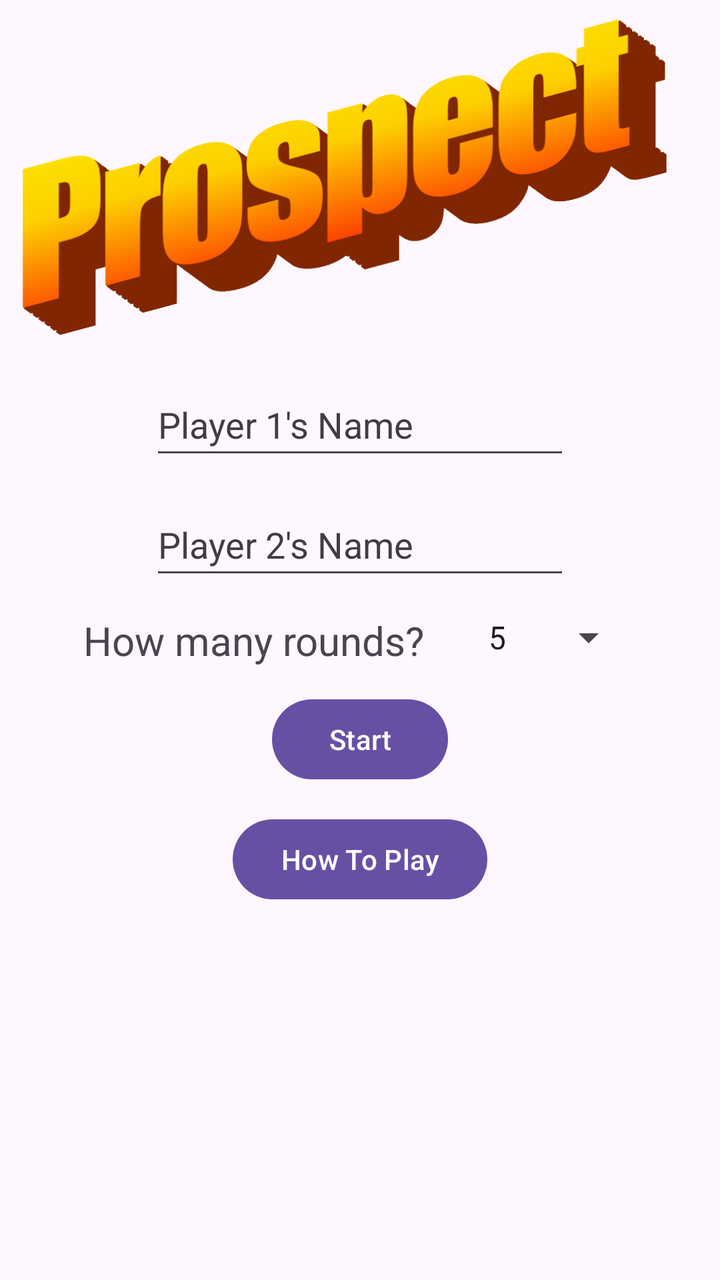
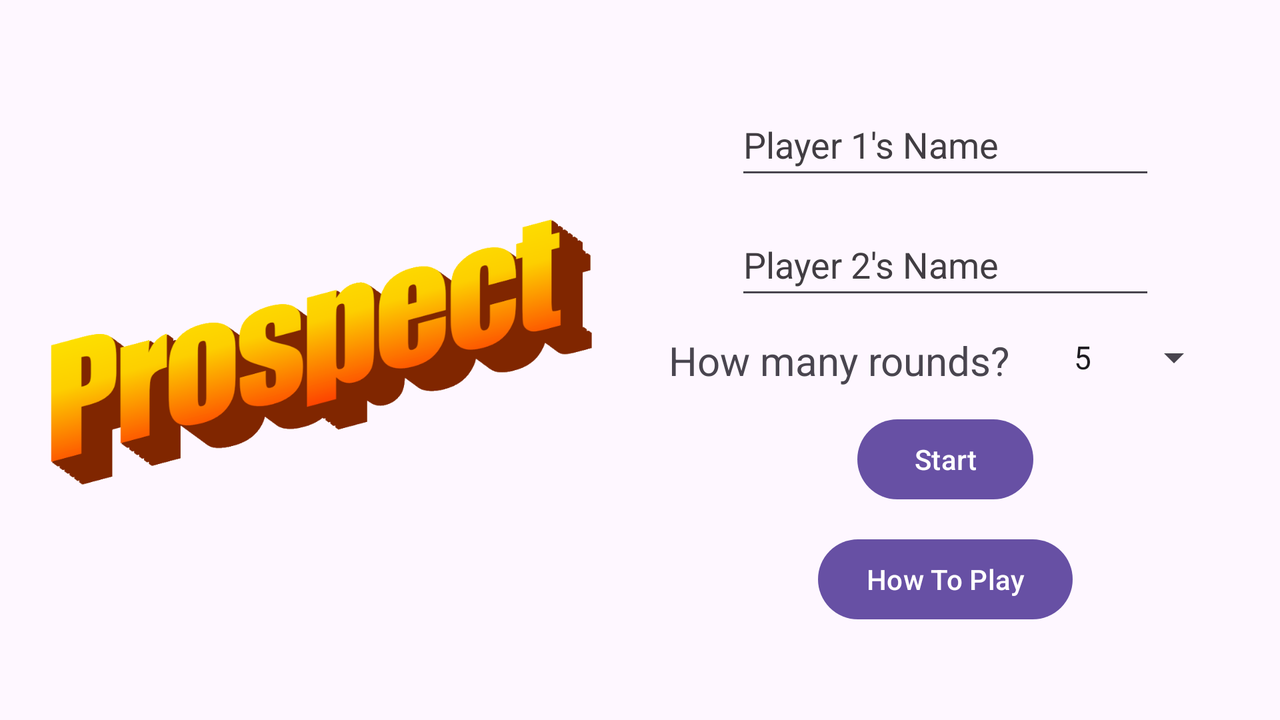

The same Android screen from two of the app's own layout files: first res/layout/ as a phone draws it, then the repository's variant for another configuration, drawn on a device whose configuration selects that folder. Both files follow.
<!-- AndroidManifest.xml: application theme Theme.Team5Risk -->
<!-- res/layout/activity_welcome.xml -->
<?xml version="1.0" encoding="utf-8"?>
<androidx.constraintlayout.widget.ConstraintLayout xmlns:android="http://schemas.android.com/apk/res/android"
    xmlns:app="http://schemas.android.com/apk/res-auto"
    xmlns:tools="http://schemas.android.com/tools"
    android:layout_width="match_parent"
    android:layout_height="match_parent"
    tools:context=".WelcomeActivity">

    <androidx.constraintlayout.widget.ConstraintLayout
        android:id="@+id/constraintLayout2"
        android:layout_width="wrap_content"
        android:layout_height="wrap_content"
        app:layout_constraintBottom_toBottomOf="parent"
        app:layout_constraintEnd_toEndOf="parent"
        app:layout_constraintStart_toStartOf="parent"
        app:layout_constraintTop_toTopOf="parent">

        <EditText
            android:id="@+id/player1Name"
            android:layout_width="wrap_content"
            android:layout_height="48dp"
            android:ems="10"
            android:hint="@string/name1hint"
            android:importantForAutofill="no"
            android:inputType="text"
            android:textColorHint="#413D42"
            app:layout_constraintEnd_toEndOf="parent"
            app:layout_constraintStart_toStartOf="parent"
            app:layout_constraintTop_toTopOf="parent" />

        <EditText
            android:id="@+id/player2Name"
            android:layout_width="wrap_content"
            android:layout_height="48dp"
            android:layout_marginTop="12dp"
            android:ems="10"
            android:hint="@string/name2hint"
            android:importantForAutofill="no"
            android:inputType="text"
            android:textColorHint="#413D42"
            app:layout_constraintEnd_toEndOf="@+id/player1Name"
            app:layout_constraintStart_toStartOf="@+id/player1Name"
            app:layout_constraintTop_toBottomOf="@+id/player1Name" />

        <TextView
            android:id="@+id/howManyRounds"
            android:layout_width="wrap_content"
            android:layout_height="wrap_content"
            android:layout_marginTop="12dp"
            android:text="@string/roundAmountPrompt"
            android:textSize="20sp"
            app:layout_constraintEnd_toEndOf="@+id/player2Name"
            app:layout_constraintHorizontal_bias="0.0"
            app:layout_constraintStart_toStartOf="parent"
            app:layout_constraintTop_toBottomOf="@+id/player2Name" />

        <Button
            android:id="@+id/startGameButton"
            android:layout_width="wrap_content"
            android:layout_height="wrap_content"
            android:layout_marginTop="12dp"
            android:onClick="onStartCaptureSelectActivity"
            android:text="@string/startGameButtonText"
            app:layout_constraintEnd_toEndOf="@+id/player2Name"
            app:layout_constraintStart_toStartOf="@+id/player2Name"
            app:layout_constraintTop_toBottomOf="@+id/howManyRounds" />

        <Spinner
            android:id="@+id/roundSelector"
            android:layout_width="wrap_content"
            android:layout_height="48dp"
            android:layout_marginStart="24dp"
            android:entries="@array/roundSelectorOptions"
            app:layout_constraintEnd_toEndOf="parent"
            app:layout_constraintHorizontal_bias="1.0"
            app:layout_constraintStart_toEndOf="@+id/howManyRounds"
            app:layout_constraintTop_toBottomOf="@+id/player2Name" />

        <Button
            android:layout_width="wrap_content"
            android:layout_height="wrap_content"
            android:layout_marginTop="12dp"
            android:onClick="onGameHelp"
            android:text="@string/howToPlay"
            app:layout_constraintEnd_toEndOf="@+id/startGameButton"
            app:layout_constraintStart_toStartOf="@+id/startGameButton"
            app:layout_constraintTop_toBottomOf="@+id/startGameButton" />


    </androidx.constraintlayout.widget.ConstraintLayout>

    <ImageView
        android:layout_width="wrap_content"
        android:layout_height="0dp"
        android:contentDescription="@string/titleContentDesc"
        app:layout_constraintBottom_toTopOf="@+id/constraintLayout2"
        app:layout_constraintEnd_toEndOf="parent"
        app:layout_constraintStart_toStartOf="parent"
        app:layout_constraintTop_toTopOf="parent"
        app:srcCompat="@drawable/prospect" />

</androidx.constraintlayout.widget.ConstraintLayout>
<!-- resources referenced by this layout -->
<resources>
  <string-array name="roundSelectorOptions">
          <item>5</item>
          <item>10</item>
          <item>15</item>
          <item>20</item>
          <item>25</item>
          <item>30</item>
          <item>35</item>
          <item>40</item>
          <item>45</item>
          <item>50</item>
      </string-array>
  <!-- drawable prospect: png bitmap (drawable, 92126 bytes) -->
  <string name="howToPlay">How To Play</string>
  <string name="name1hint">Player 1\'s Name</string>
  <string name="name2hint">Player 2\'s Name</string>
  <string name="roundAmountPrompt">How many rounds?</string>
  <string name="startGameButtonText">Start</string>
  <string name="titleContentDesc">The Game\'s Title, Prospect</string>
  <style name="Theme.Team5Risk" parent="Base.Theme.Team5Risk" />
  <style name="Base.Theme.Team5Risk" parent="Theme.Material3.DayNight.NoActionBar">
          
          
      </style>
</resources>
<!-- res/layout-land/activity_welcome.xml (the repository's variant of the layout above) -->
<!-- drawn on the phone turned sideways -->
<?xml version="1.0" encoding="utf-8"?>
<androidx.constraintlayout.widget.ConstraintLayout xmlns:android="http://schemas.android.com/apk/res/android"
    xmlns:app="http://schemas.android.com/apk/res-auto"
    xmlns:tools="http://schemas.android.com/tools"
    android:layout_width="match_parent"
    android:layout_height="match_parent"
    tools:context=".WelcomeActivity">

    <androidx.constraintlayout.widget.ConstraintLayout
        android:id="@+id/constraintLayout2"
        android:layout_width="wrap_content"
        android:layout_height="wrap_content"
        app:layout_constraintBottom_toBottomOf="parent"
        app:layout_constraintEnd_toEndOf="parent"
        app:layout_constraintHorizontal_bias="0.92"
        app:layout_constraintStart_toStartOf="parent"
        app:layout_constraintTop_toTopOf="parent">

        <EditText
            android:id="@+id/player1Name"
            android:layout_width="wrap_content"
            android:layout_height="48dp"
            android:ems="10"
            android:hint="@string/name1hint"
            android:importantForAutofill="no"
            android:inputType="text"
            android:textColorHint="#413D42"
            app:layout_constraintEnd_toEndOf="parent"
            app:layout_constraintStart_toStartOf="parent"
            app:layout_constraintTop_toTopOf="parent" />

        <EditText
            android:id="@+id/player2Name"
            android:layout_width="wrap_content"
            android:layout_height="48dp"
            android:layout_marginTop="12dp"
            android:ems="10"
            android:hint="@string/name2hint"
            android:importantForAutofill="no"
            android:inputType="text"
            android:textColorHint="#413D42"
            app:layout_constraintEnd_toEndOf="@+id/player1Name"
            app:layout_constraintStart_toStartOf="@+id/player1Name"
            app:layout_constraintTop_toBottomOf="@+id/player1Name" />

        <TextView
            android:id="@+id/howManyRounds"
            android:layout_width="wrap_content"
            android:layout_height="wrap_content"
            android:layout_marginTop="12dp"
            android:text="@string/roundAmountPrompt"
            android:textSize="20sp"
            app:layout_constraintEnd_toEndOf="@+id/player2Name"
            app:layout_constraintHorizontal_bias="0.0"
            app:layout_constraintStart_toStartOf="parent"
            app:layout_constraintTop_toBottomOf="@+id/player2Name" />

        <Button
            android:id="@+id/startGameButton"
            android:layout_width="wrap_content"
            android:layout_height="wrap_content"
            android:layout_marginTop="12dp"
            android:onClick="onStartCaptureSelectActivity"
            android:text="@string/startGameButtonText"
            app:layout_constraintEnd_toEndOf="@+id/player2Name"
            app:layout_constraintStart_toStartOf="@+id/player2Name"
            app:layout_constraintTop_toBottomOf="@+id/howManyRounds" />

        <Spinner
            android:id="@+id/roundSelector"
            android:layout_width="wrap_content"
            android:layout_height="48dp"
            android:layout_marginStart="24dp"
            android:entries="@array/roundSelectorOptions"
            app:layout_constraintEnd_toEndOf="parent"
            app:layout_constraintHorizontal_bias="1.0"
            app:layout_constraintStart_toEndOf="@+id/howManyRounds"
            app:layout_constraintTop_toBottomOf="@+id/player2Name" />

        <Button
            android:layout_width="wrap_content"
            android:layout_height="wrap_content"
            android:layout_marginTop="12dp"
            android:onClick="onGameHelp"
            android:text="@string/howToPlay"
            app:layout_constraintEnd_toEndOf="@+id/startGameButton"
            app:layout_constraintStart_toStartOf="@+id/startGameButton"
            app:layout_constraintTop_toBottomOf="@+id/startGameButton" />


    </androidx.constraintlayout.widget.ConstraintLayout>

    <ImageView
        android:layout_width="0dp"
        android:layout_height="0dp"
        android:layout_marginStart="16dp"
        android:layout_marginEnd="16dp"
        android:contentDescription="@string/titleContentDesc"
        app:layout_constraintBottom_toBottomOf="parent"
        app:layout_constraintEnd_toStartOf="@+id/constraintLayout2"
        app:layout_constraintStart_toStartOf="parent"
        app:layout_constraintTop_toTopOf="parent"
        app:layout_constraintVertical_bias="1.0"
        app:srcCompat="@drawable/prospect" />

</androidx.constraintlayout.widget.ConstraintLayout>
